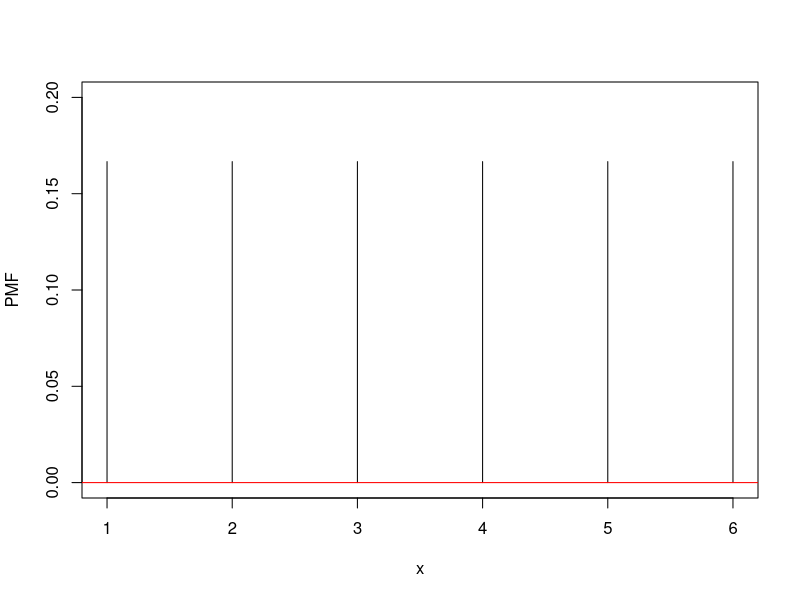
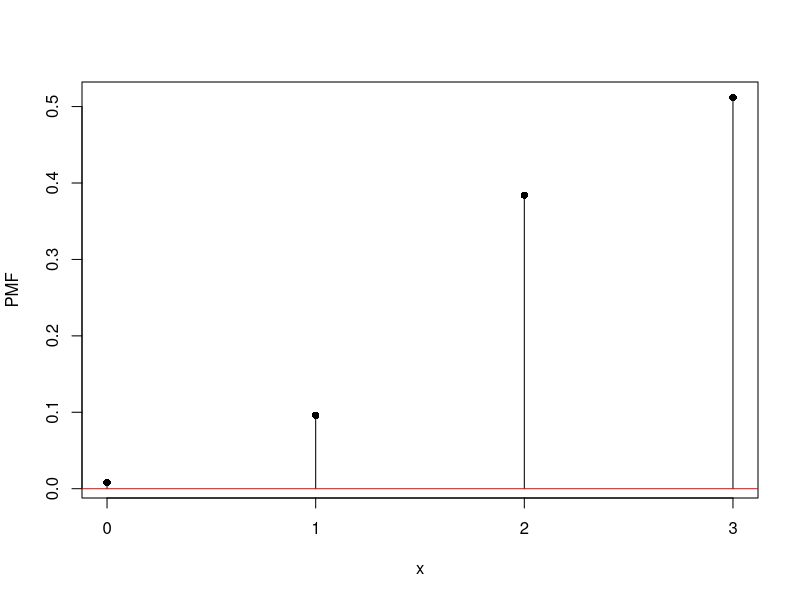
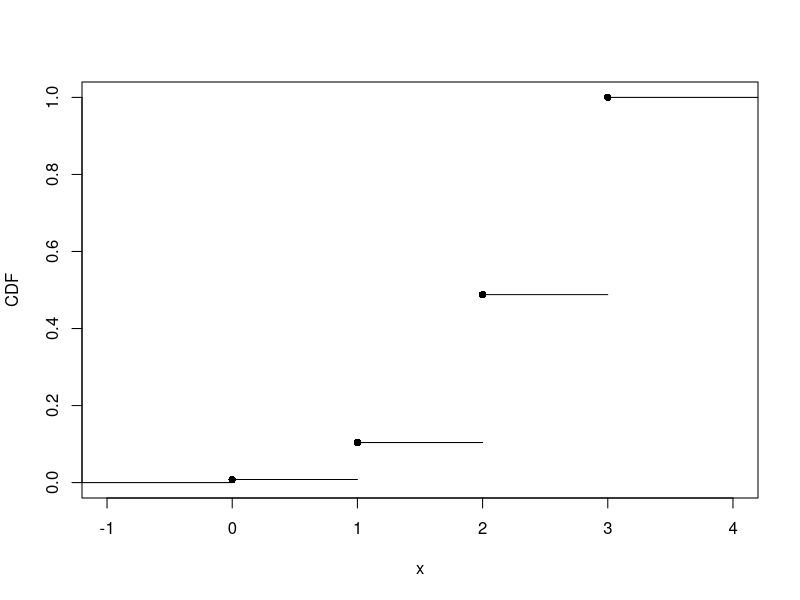
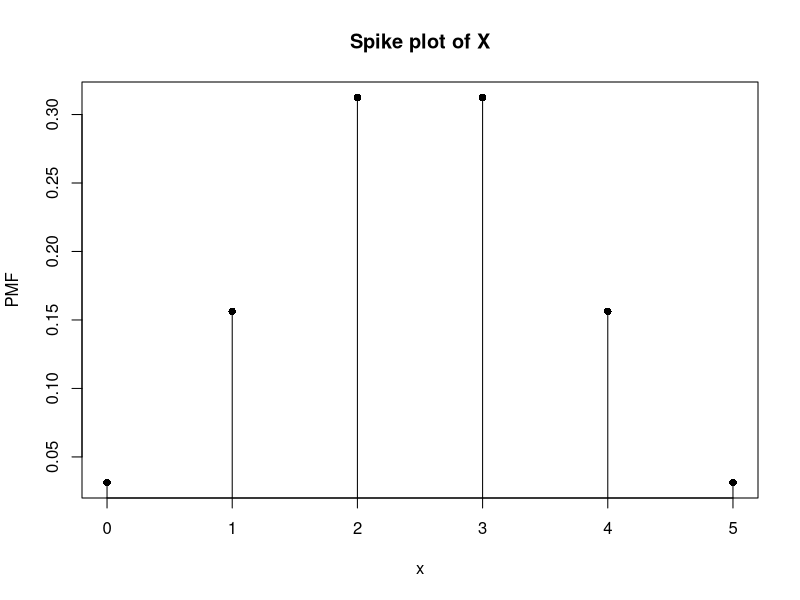
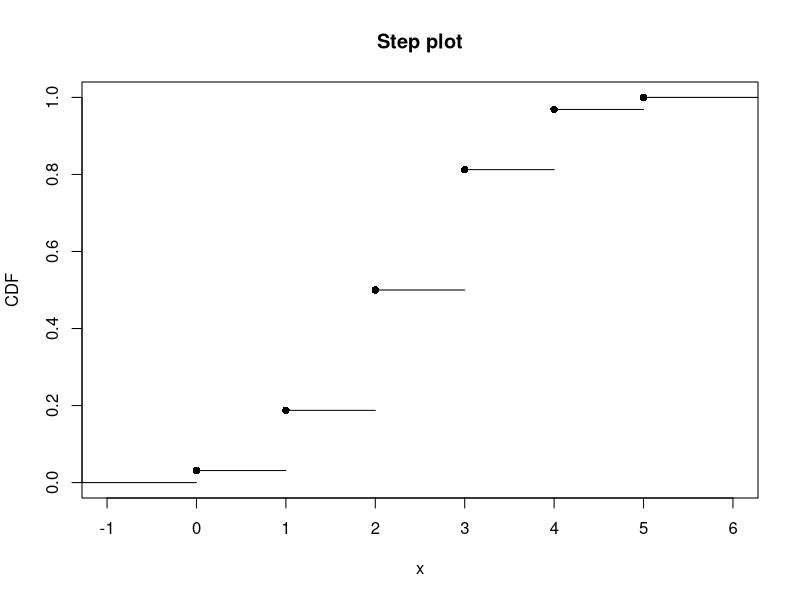
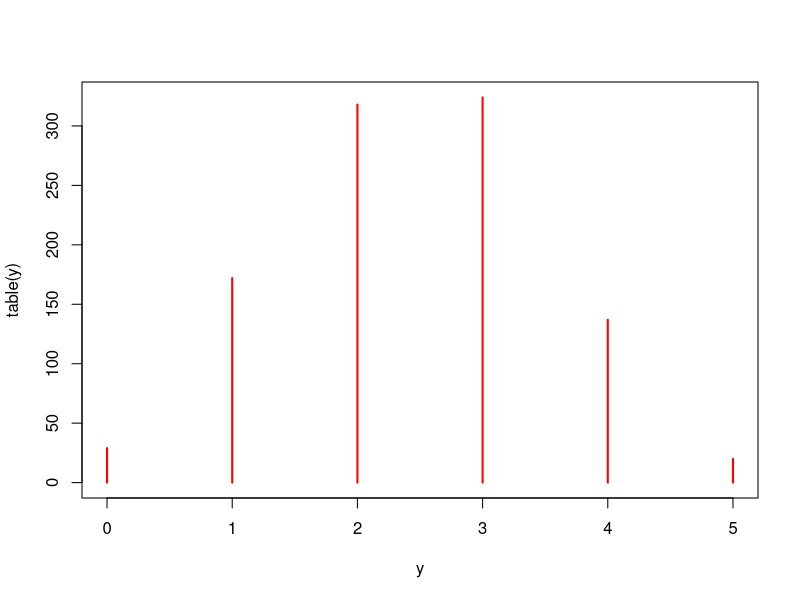
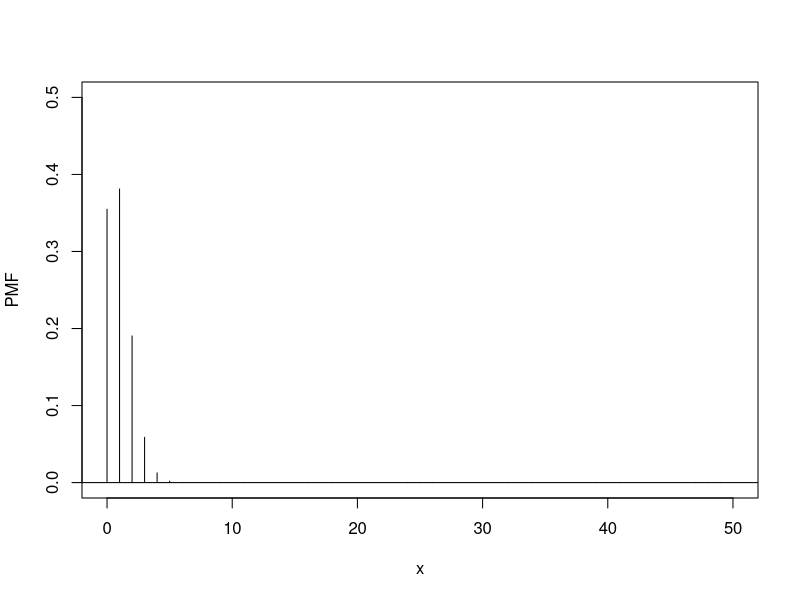
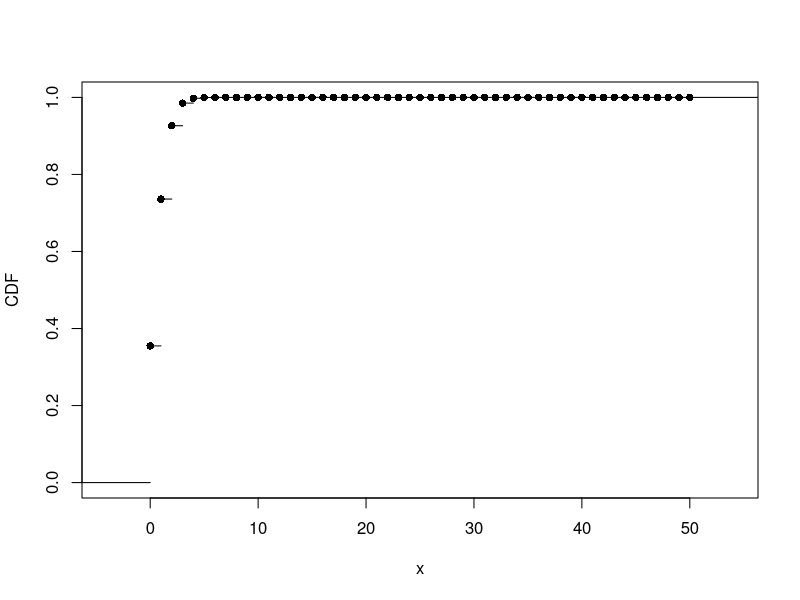

These charts were generated, in order, by the following R code:
#### 2. Discrete Distributions

#### 2.2. Random Variable Example (Number of Heads)

# HHH, HHT, HTH, HTT, THH, THT, TTH, TTT
# P(X), where X is event of heads

# number of occurrences of heads
x <- c(0, 1, 2, 3)
# same as x <- 0:3

# probability of heads for each of number of occurrences
f <- c(1/8, 3/8, 3/8, 1/8)

# mean (expected value) of the probability distribution of the discrete random variable
mu <- sum(x * f)
mu

# variance of the discrete distribution
sigmaSquare <- sum((x - mu)^2 * f)
sigmaSquare

# standard deviation
sigma <- sqrt(sigmaSquare)
sigma

# cumulative distribution function (CDF) of the random variable X (P(X <= x))
F <- cumsum(f)
F

#### 2.3. Random Variable Example (Age of Students)

ages <- c(21,25,27,23,21,21,25,25,21,27)
ctable <- table(ages)
ctable

# frequency of ages as dataframe
dframe <- as.data.frame(ctable)
dframe

# the distinct ages
x <- as.numeric(as.character(dframe$ages))
x

# the probability distribution
f <- dframe$Freq / (sum(dframe$Freq))
f

#### 2.4. Discrete Uniform Distribution

# Single Die
x <- 1:6

# probability mass function
f <- rep(1/6, 6)

# mean
mu <- sum(x * f)
mu

# variance
sigmaSquare <- sum((x - mu)^2 * f)
sigmaSquare

# PMF and CDF example
m <- 6
dunif(1, max = m)

pmf <- dunif(1:m, max = m)
pmf

cdf <- punif(1:m, max = m)
cdf

#Plot PMF
plot(1:m, pmf, type="h",
  xlab="x",ylab="PMF", ylim = c(0, 0.2))
abline(h=0, col="red")

# Quantile
qunif(0.5, max=6)

# Generate Uniform Data

sample(6, size = 20, replace = TRUE)

sample(10:20, size = 5, replace = TRUE)

sample(c("H", "T"), size = 10, replace = TRUE)



#### 2.7. Bernoulli Trials

p <- 1/4
sample(0:1, size = 10, replace = TRUE, 
  prob = c(1 - p, p))

p <- 3/4
sample(0:1, size = 10, replace = TRUE, 
  prob = c(1 - p, p))

#### 2.10. Example Using R—Tossing 5 Coins

n <- 5; p <- 1/2

choose(n,3) * p^3 * (1 - p)^2

dbinom(3, size = n, prob = p)

dbinom(0:n, size = n, prob = p)

dbinom(c(1,5), size = n, prob = p)

sum(dbinom(0:3, size = n, prob = p))

pbinom(3, size = n, prob = p)

sum(dbinom(4:n, size = n, prob = p))

1 - pbinom(3, size = n, prob = p)

pbinom(3, size = n, prob = p, lower.tail = FALSE)


# PMF & CDF Example
n = 3; p = 0.8;
pmf = dbinom(0:n, size = n, prob = p)
pmf

plot(0:n, pmf, type = "h", xaxt = "n",
   main = "", xlab = "x", ylab = "PMF")
points(0:n, pmf, pch = 16)   
axis(side = 1, at = 0:n, labels = TRUE)
abline(h = 0, col="red")

cdf = c(0, cumsum(pmf))
cdf

cdfplot = stepfun(0:n, cdf)
plot(cdfplot, verticals = FALSE, pch = 16,
  main = "", xlab = "x", ylab = "CDF")
  

# Plot PMF
n = 5; p = 0.5;
heights <- dbinom(0:n, size = n, prob = p)
plot(0:n, heights, type = "h",
  main = "Spike plot of X", xlab = "x", ylab = "PMF")
points(0:n, heights, pch = 16)   

# Repeat plot with n = 50; p = 1/2
# Repeat plot with n = 50; p = 0.7
# Repeat plot with n = 50; p = 0.3

#### 2.11. Plotting the CDF

n <- 5; p <- 1/2;
pmf <- dbinom(0:n, size = n, prob = p)
cdf <- c(0, cumsum(pmf))
cdfplot <- stepfun(0:n, cdf)
plot(cdfplot, verticals = FALSE, pch = 16,
  main = "Step plot", xlab = "x", ylab = "CDF")

# Repeat plot with n = 50; p = 1/2
# Repeat plot with n = 50; p = 0.7
# Repeat plot with n = 50; p = 0.3

# Quantile
qbinom(0.8125, size=5, prob=1/2)

# Random numbers

rbinom(10, size=5, prob=1/2)

y <- rbinom(1000, size=5, prob=1/2)
table(y)
plot(table(y), type="h", col="red")


#### 2.12. Hypergeometric Distribution

# PMF & CDF Example
M <- 5; N <- 3; K <- 2
pmf <- dhyper(0:K, m = M, n = N, k = K)
pmf

cdf <- phyper(0:K, m = M, n = N, k = K)
cdf
# same as  cdf <- cumsum(pmf)

#Quantile
qhyper(0.64, m = M, n = N, k = K)

# random numbers

rhyper(10,m = M, n = N, k = K )

#### 2.13. Example Using R—Faulty Chips

M <- 20; N <- 980; K <- 50
dhyper(2, m = M, n = N, k = K)

sum(dhyper(0:2, m = M, n = N, k = K))
phyper(2, m = M, n = N, k = K)

phyper(2, m = M, n = N, k = K, lower.tail = FALSE)


# Plot PMF
pmf <- dhyper(0:K, m = M, n = N, k = K)
plot(0:K,pmf,type="h",
  xlab="x",ylab="PMF",ylim=c(0,0.5))
abline(h=0)

# Plot CDF
cdf <- c(0, cumsum(pmf))
cdfplot <- stepfun(0:K, cdf)
plot(cdfplot, verticals = FALSE, pch = 16,
  main = "", xlab = "x", ylab = "CDF")

#### 2.14. Geometric Distribution

p <- 0.5
dgeom(2, prob = p)

pmf <- dgeom(0:10, prob = p)
pmf

#Plot PMF
plot(0:10,pmf,type="h",
  xlab="x",ylab="PMF")
abline(h=0, col="red")

#### 2.15. Negative Binomial Distribution

r <- 3; p <- 0.5
dnbinom(5, size = r, prob = p)

pmf <- dnbinom(0:10, size = r, prob = p)
pmf

#Plot PMF
plot(0:10,pmf,type="h",
  xlab="x",ylab="PMF", ylim = c(0, 0.1))
abline(h=0, col="red")

pnbinom(5, size = r, prob = p)

cdf <- c(0, cumsum(pmf))
cdf

cdfplot <- stepfun(0:10, cdf)
plot(cdfplot, verticals = FALSE, pch = 16,
  main = "", xlab = "x", ylab = "CDF")


#### 2.16. Poisson Distribution

dpois(6, lambda=8)

ppois(2, lambda=8)

ppois(10, lambda=8) - ppois(4, lambda=8)

diff(ppois(c(4,10), lambda=8))

pmf <- dpois(0:40, lambda=16)
pmf

#Plot PMF
plot(0:40,pmf,type="h",
  xlab="x",ylab="PMF", ylim = c(0, 0.25))
abline(h=0, col="red")

##############################
#### 3. Continuous Distributions


#### 3.1. Figure plot

par(mfrow=c(1,3))

x <- seq(-10,10,0.01)
pdf = dnorm(x,0,2)
plot(x, pdf, type="h", main="Normal Distribution",
  col="lightblue", xaxt="n", yaxt="n")

x <- seq(0,10,0.01)
pdf = dunif(x,0,10)
plot(x, pdf, type="h", main="Uniform Distribution",
 col="lightblue", xaxt="n", yaxt="n")

x <- seq(0,12,0.001)
pdf = dexp(x,0.4)
# Plot PDF
plot(x,pdf,type="h", main="Exponential Distribution",
  col="lightblue", xaxt="n", yaxt="n")
abline(h=0)

par(mfrow=c(1,1))

#### 3.3. Example 1—Uniform Distribution

# Plot

x <- seq(0,1, 0.001)
pdf = dunif(x,0,1)
plot(x, pdf, type="h", main="Uniform Distribution",
 col="lightblue", xaxt="n", yaxt="n", ylim=c(0,1.5))
axis(side = 1, at = seq(0,1,by=0.1), labels = TRUE)
axis(side = 2, at = c(0,1), labels = TRUE)

##

punif(0.4, min=0, max=1) - punif(0.2, min=0, max=1)

#### 3.4. Example 2—Uniform Distribution

1 - punif(5, min=2.5, max=6.5)
punif(5, min=2.5, max=6.5, lower.tail=FALSE)

#### 3.5. Normal Distribution

# Plots
x <- seq(-6,6,0.1)
pdf.1 = dnorm(x, mean = 0, sd = 0.5)
pdf.2 = dnorm(x, mean = 0, sd = 1)
pdf.3 = dnorm(x, mean = 0, sd = 2)

plot(x, pdf.1, type="l", col="green", xlim=c(-6,6))
lines(x, pdf.2, col="red")
lines(x, pdf.3, col="blue")


x1 <- seq(-7,1,0.1)
pdf.1 = dnorm(x1, mean = -3, sd = 1)

x2 <- seq(-4,4,0.1)
pdf.2 = dnorm(x2, mean = 0, sd = 1)

x3 <- seq(2,10,0.1)
pdf.3 = dnorm(x3, mean = 6, sd = 1)

plot(x1, pdf.1, type="l", col="green", xaxt="n", xlim=c(-8,12))
lines(x2, pdf.2, col="red")
lines(x3, pdf.3, col="blue")
axis(side = 1, at = seq(-8,12,by=2), labels = TRUE)

#### 3.6. Example—Normal Distribution
# Gestation example

x <- seq(212,320)
pdf <- dnorm(x, mean = 266, sd = 16)

plot(x, pdf, type="l", col="red", 
  xlim=c(212,320), ylim=c(0,0.03),
  xaxt="n", yaxt="n",
  main="Gestation Period", xlab="Days", ylab="PDF")
axis(side = 1, at = c(218,234,250,266,282,298,314), 
  labels = TRUE) 
axis(side = 2, at = c(0,0.01,0.02,0.03), 
  labels = TRUE) 

mu <- 266; sigma <- 16

pnorm(mu, mean = mu, sd = sigma)

pnorm(mu - 3*sigma, mean = mu, sd = sigma)

pnorm(mu + 3*sigma, mean = mu, sd = sigma) -
 pnorm(mu - 3*sigma, mean = mu, sd = sigma)
 
pnorm(mu + 2*sigma, mean = mu, sd = sigma) -
 pnorm(mu - 2*sigma, mean = mu, sd = sigma)

pnorm(mu + sigma, mean = mu, sd = sigma) -
 pnorm(mu - sigma, mean = mu, sd = sigma)
 

#CDF

x <- seq(212,320)
cdf <- pnorm(x, mean = 266, sd = 16)
plot(x, cdf, type="l", col="red", 
  xlim=c(212,320), ylim=c(0,1),
  xaxt="n",
  main="Gestation Period CDF", xlab="Days", ylab="CDF")
abline(h=0)
axis(side = 1, at = c(218,234,250,266,282,298,314), 
  labels = TRUE) 
  
  
#### 3.7. Standard Normal Distribution

x <- seq(-4,4,0.1)
pdf <- dnorm(x, mean = 0, sd = 1)

plot(x, pdf, type="l", col="red", xlim=c(-3,3))

cdf <- pnorm(x, mean = 0, sd = 1)
plot(x, cdf, type="l", col="red", xlim=c(-3,3))

100*(pnorm(c(1,2,3)) - pnorm(c(-1,-2,-3)))

#### 3.8. Normal Quantiles

qnorm(0.5, mean=0, sd=1)

qnorm(0.95, mean=80, sd=5)

qnorm(0.99, mean=80, sd=5)

### 3.9. Generating Random Numbers with Normal Distribution

y <- rnorm(20, mean = 80, sd = 5)

y <- rnorm(1000, mean = 80, sd = 5)
y <- round(y)
table(y)
plot(table(y), type="h")


###########################

#### 3.11. Example—Exponential Distribution

pexp(1/60, rate=20)


x <- seq(0,1, by=1/60)
pdf <- dexp(x, rate=20)

plot(x, pdf, type="l", col="red", 
   xlim=c(0,0.4))
abline(h=0)

cdf <- pexp(x, rate=20)
plot(x, cdf, type="l", col="red", 
   xlim=c(0,0.4))


